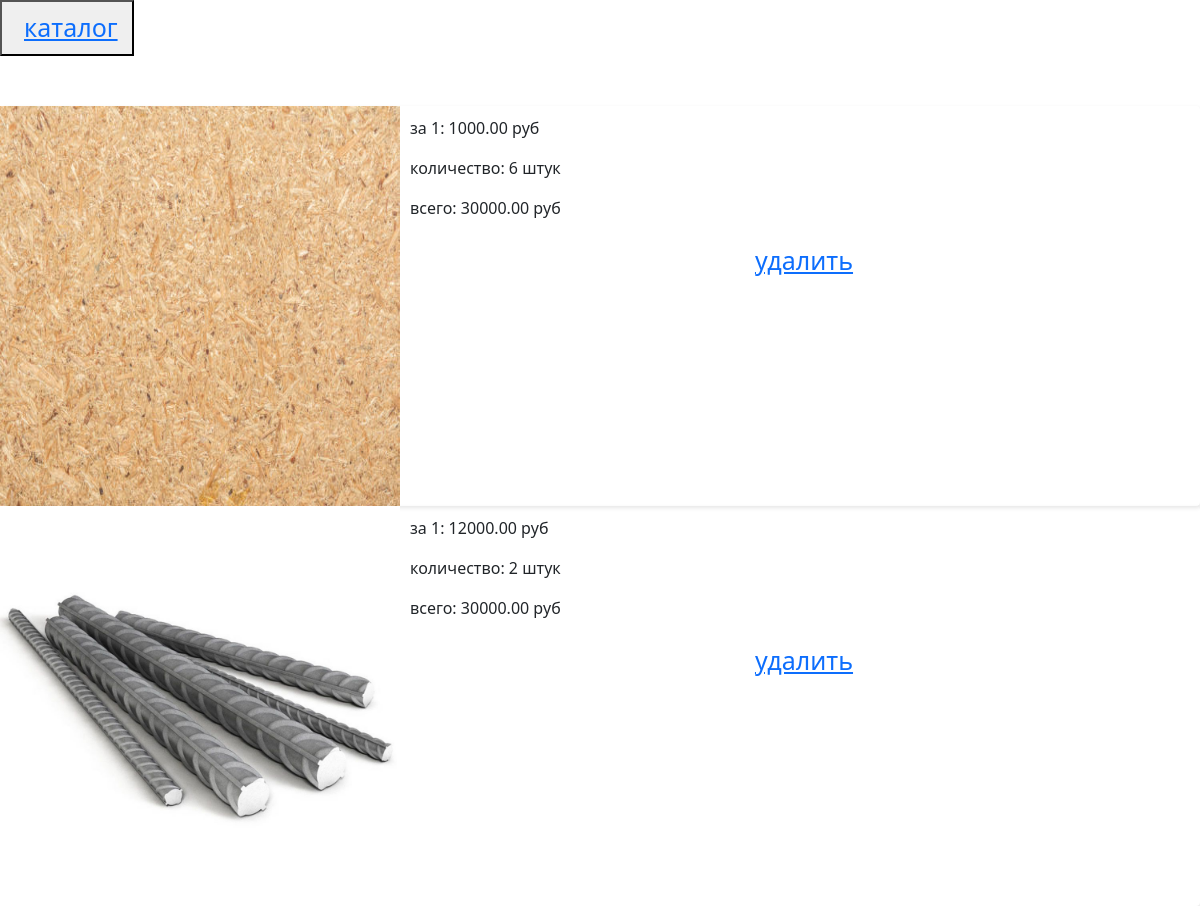
The app's page /basket/ (signed in), older data.
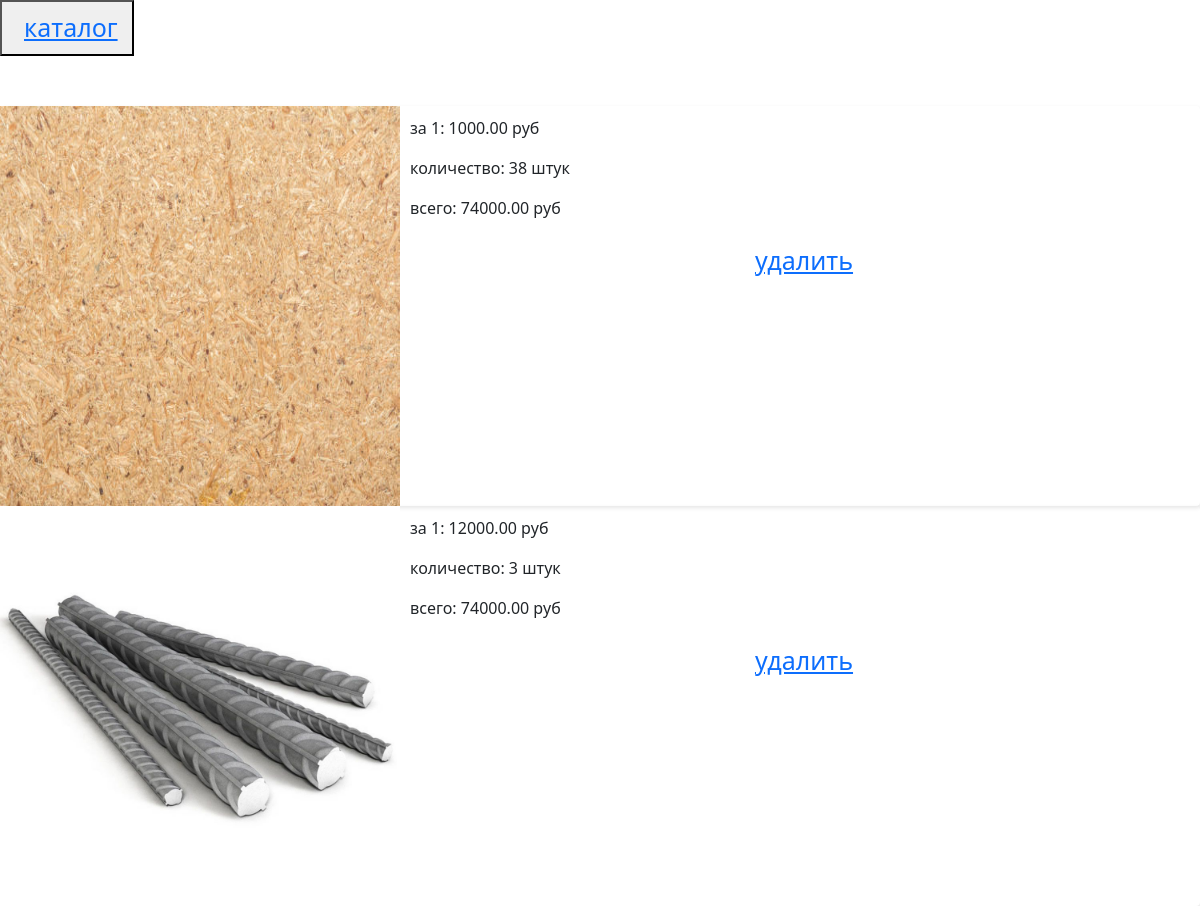
The same page, newer data.
### main/models.py (models this page shows, shortened)
class CartItem(models.Model):
    user = models.ForeignKey(User, on_delete=models.CASCADE, related_name='cart_items')
    product = models.ForeignKey(Product, on_delete=models.CASCADE)
    quantity = models.PositiveIntegerField(default=1)
    class Meta:
        verbose_name = "Cart Item"
        verbose_name_plural = "Cart Items"

class Product(models.Model):
    price = models.DecimalField(max_digits=10, decimal_places=2)
    category = models.CharField(max_length=32)
    type = models.CharField(max_length=128)
    weight_kg = models.FloatField()
    length_m = models.FloatField()
    width_m = models.FloatField()
    height_m = models.FloatField()
    image = models.ImageField(upload_to='product_images/', blank=True)
    unique_features = models.TextField(null=True, blank=True)
    warranty_month = models.PositiveIntegerField()
    class Meta:
        verbose_name = "Product"
        verbose_name_plural = "Products"

### main/views.py (the view)
# urls.py: path('basket/', views.basket, name='basket'),
def basket(request):
    cart_items = CartItem.objects.filter(user=request.user)
    total_price = sum(item.product.price * item.quantity for item in cart_items)
    return render(request, 'main/basket.html', {'cart_items': cart_items, 'total_price': total_price})

### templates/main/basket.html (shortened to what this page needs)
{% extends 'accounts/base.html' %}
{% load static %}
{% block body %}
<button><a class="" href="{% url 'catalog' %}">каталог</a></button>
<div class="bas" >
  {% for x in cart_items %}
  <div class="bassket_product" >
    <div class="basket_left">
      <div class="basket__image">
        <img src="{{ x.product.image.url }}" alt="Product Image" />
      </div>
    </div>
    <div class="basket_right">
      <p> за 1: {{ x.product.price }} руб </p>
      <p> количество: {{ x.quantity }} штук </p>
        <p> всего: {{ total_price }} руб </p>
        <a href="{% url 'remove_from_cart' x.pk %}"> удалить</a>
    </div>
  </div>
</div>
{% endfor %}
{% endblock %}

Row changes from the older to the newer data that the page shows:
changed CartItem (number 1 of 2 on the later page): quantity "6" → "38"; total_price "30000.00" → "74000.00"
changed CartItem (number 2 of 2 on the later page): quantity "2" → "3"; total_price "30000.00" → "74000.00"
